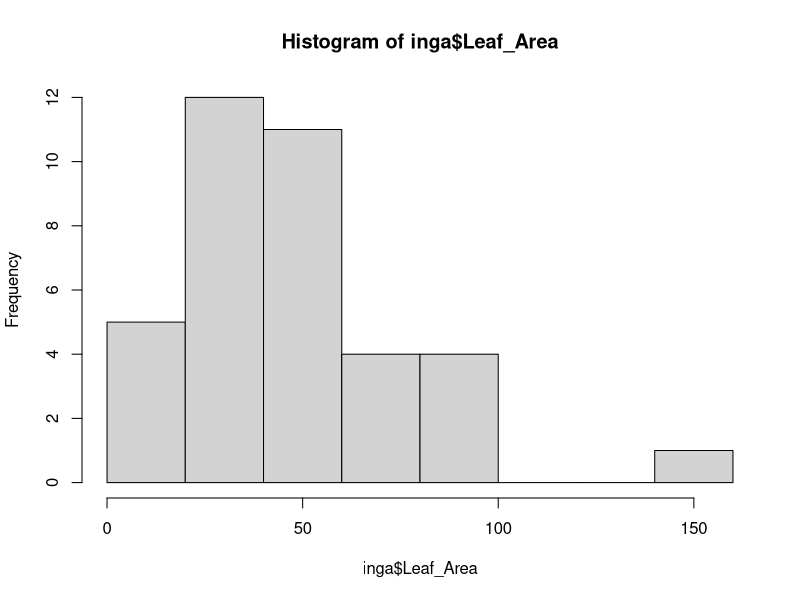

Write the R code that produced this figure.
# EES 4th year fieldcourse, University of Edinburgh
# Statistics assessment
# Adela Pafkova s1978469

#LIBRARIES ----
library(tidyverse)
library(ggplot2)

#LOAD DATA ----
inga <- read.csv('data/Inga_traits.csv')

# Exercise 1: histograms and  normality (100 marks)
## a) Leaf area histogram
hist(inga$Leaf_Area)
